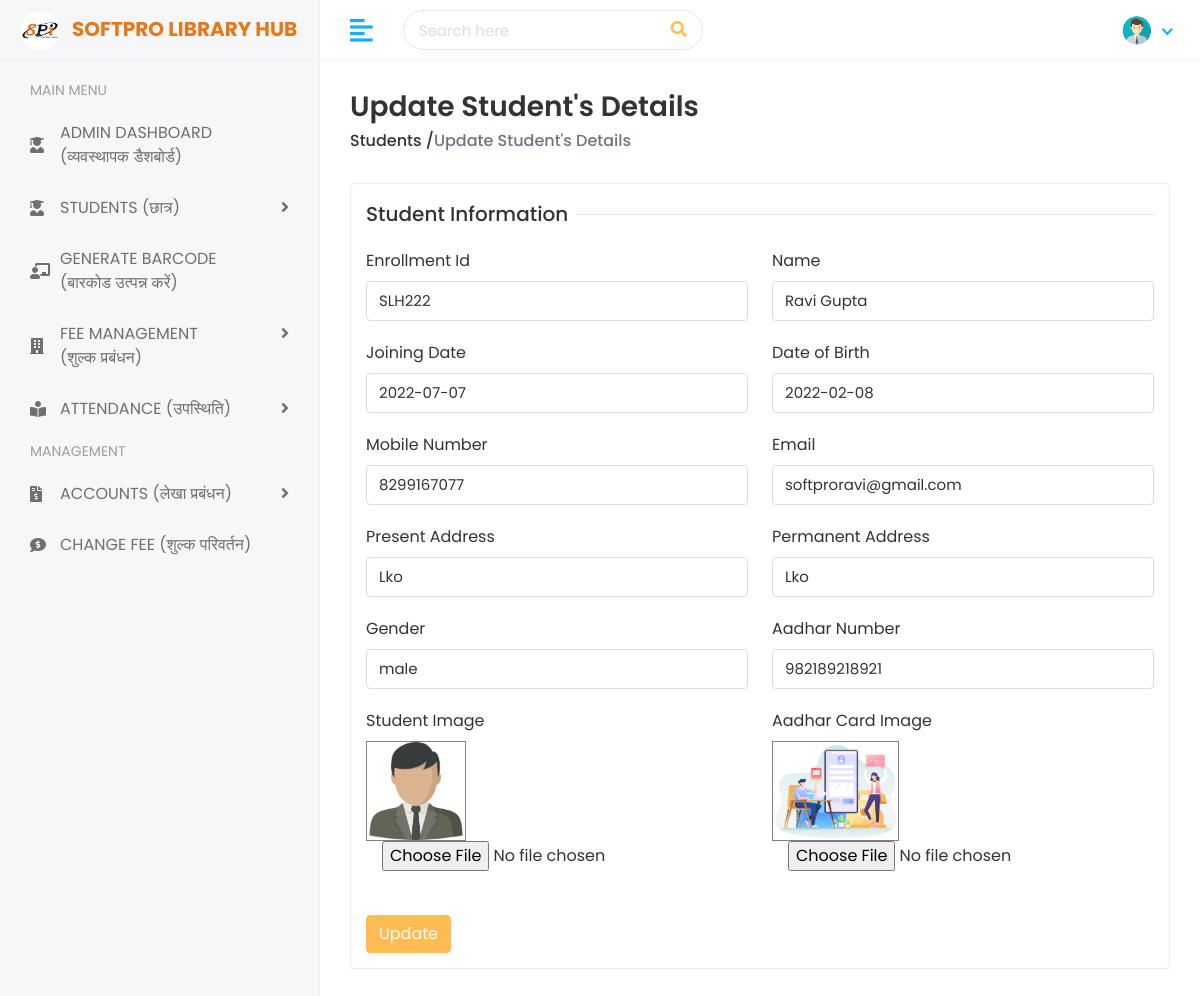
Page /update-student.php?get_id=2 (signed in) on the committed database.
### tables this page shows
CREATE TABLE IF NOT EXISTS `tbl_student_details` (
  `stu_id` int(8) NOT NULL AUTO_INCREMENT,
  `name` varchar(60) NOT NULL,
  `mobile` varchar(15) NOT NULL,
  `email` varchar(40) NOT NULL,
  `gender` varchar(6) NOT NULL,
  `dob` varchar(12) NOT NULL,
  `present_address` varchar(120) NOT NULL,
  `permanent_address` varchar(120) NOT NULL,
  `pic` varchar(60) NOT NULL,
  `aadhar` varchar(12) NOT NULL,
  `aadhar_pic` varchar(30) NOT NULL,
  `fee` varchar(5) NOT NULL,
  `pay_method` varchar(15) NOT NULL,
  `enroll_date` varchar(15) NOT NULL,
  `status` varchar(10) NOT NULL,
  PRIMARY KEY (`stu_id`)
);

### update-student.php (the view, shortened to what this page needs)
<!DOCTYPE html>
<html lang="en">
<?php
$get_id= $_REQUEST['get_id'];
include ("connection.php");
$query="select * from tbl_student_details where stu_id='$get_id'";
$res= mysqli_query($db_con,$query);
$row=mysqli_fetch_array($res);
?>
<head>
    <link rel="stylesheet" href="assets/plugins/bootstrap/css/bootstrap.min.css">
    <link rel="stylesheet" href="assets/plugins/fontawesome/css/fontawesome.min.css">
    <link rel="stylesheet" href="assets/plugins/fontawesome/css/all.min.css">
    <link rel="stylesheet" href="assets/plugins/select2/css/select2.min.css">
    <link rel="stylesheet" href="assets/css/style.css">
</head>
<body>
    <div class="main-wrapper">
        <?php
        include ("home_include/sidebar.php");
        ?>
        <div class="page-wrapper">
            <div class="content container-fluid">
                <div class="page-header">
                    <div class="row align-items-center">
                        <div class="col">
                            <h3 class="page-title">Update Student's Details</h3>
                            <ul class="breadcrumb">
                                <li class="breadcrumb-item"><a href="students.php">Students / </a></li>
                                <li class="active">Update Student's Details</li>
                            </ul>
                        </div>
                    </div>
                </div>
                <div class="row">
                    <div class="col-sm-12">
                        <div class="card">
                            <div class="card-body">
                                <form method="post" action="update-student-code.php" enctype="multipart/form-data">
                                    <div class="row">
                                        <div class="col-12">
                                            <h5 class="form-title"><span>Student Information</span></h5>
                                        </div>
                                        <div class="col-12 col-sm-6">
                                            <div class="form-group">
                                                <label>Enrollment Id</label>
                                                <input type="text" name="name" class="form-control" readonly value="<?php echo "SLH22"."$row[stu_id]"; ?>" style="background:transparent;">
                                            </div>
                                        </div>
                                        <div class="col-12 col-sm-6">
                                            <div class="form-group">
                                                <label>Name</label>
                                                <input type="text" name="name" class="form-control" value="<?php echo "$row[name]"; ?>">
                                            </div>
                                        </div>
                                        <div class="col-12 col-sm-6">
                                            <div class="form-group">
                                                <label>Joining Date</label>
                                                <div>
                                                    <input type="text" name="enroll_date" class="form-control" readonly value="<?php echo "$row[enroll_date]"; ?>" style="background:transparent;">
                                                </div>
                                            </div>
                                        </div>
                                        <div class="col-12 col-sm-6">
                                            <div class="form-group">
                                                <label>Date of Birth</label>
                                                <div>
                                                    <input type="text" name="dob" class="form-control" value="<?php echo "$row[dob]"; ?>">
                                                </div>
                                            </div>
                                        </div>
                                        <div class="col-12 col-sm-6">
                                            <div class="form-group">
                                                <label>Mobile Number</label>
                                                <input type="text" name="mobile" class="form-control" value="<?php echo "$row[mobile]"; ?>" minlength="10" maxlength="10"/>
                                            </div>
                                        </div>
                                        <div class="col-12 col-sm-6">
                                            <div class="form-group">
                                                <label>Email</label>
                                                <input type="text" name="email" class="form-control" value="<?php echo "$row[email]"; ?>">
                                            </div>
                                        </div>
                                        <div class="col-12 col-sm-6">
                                            <div class="form-group">
                                                <label>Present Address</label>
                                                <input type="text" name="present_address" class="form-control" value="<?php echo "$row[present_address]"; ?>">
                                            </div>
                                        </div>
                                        <div class="col-12 col-sm-6">
                                            <div class="form-group">
                                                <label>Permanent Address</label>
                                                <input type="text" name="permanent_address" class="form-control" value="<?php echo "$row[permanent_address]"; ?>">
                                            </div>
                                        </div>
                                        <div class="col-12 col-sm-6">
                                            <div class="form-group">
                                                <label>Gender</label>
                                                <input type="text" name="gender" class="form-control" value="<?php echo "$row[gender]"; ?>">
                                            </div>
                                        </div>
                                        <div class="col-12 col-sm-6">
                                            <div class="form-group">
                                                <label>Aadhar Number</label>
                                                <input type="text" name="aadhar" class="form-control" value="<?php echo "$row[aadhar]"; ?>" minlength="12" maxlength="12">
                                            </div>
                                        </div>
                                        <div class="col-12 col-sm-6">
                                            <div class="form-group">
                                                <label>Student Image</label> <br>
                                                <img src="assets/stu_pic/<?php echo "$row[pic]"; ?>" height="100px" style="border:1px solid grey;" alt="">
                                                <input type="file" class="ms-3" name="pic"/>
                                            </div>
                                        </div>
                                        <div class="col-12 col-sm-6">
                                            <div class="form-group">
                                                <label>Aadhar Card Image</label> <br>
                                                <img src="assets/aadhar_pic/<?php echo "$row[aadhar_pic]"; ?>" height="100px" style="border:1px solid grey;" alt="">
                                                <input type="file" class="ms-3" name="aadhar_pic"/>
                                            </div>
                                        </div>
                                        <div class="col-12 mt-3">
                                            <button type="submit" class="btn btn-primary">Update</button>
                                        </div>
                                    </div>
                                </form>
                            </div>
                        </div>
                    </div>
                </div>
            </div>
        </div>
    </div>
</body>
</html>

### rows in the picture
tbl_student_details: name "SLH222", name "Ravi Gupta", enroll_date "2022-07-07", dob "2022-02-08", mobile "8299167077", email "softproravi@gmail.com", present_address "Lko", permanent_address "Lko", gender "male", aadhar "982189218921", pic (picture), aadhar_pic (picture)
